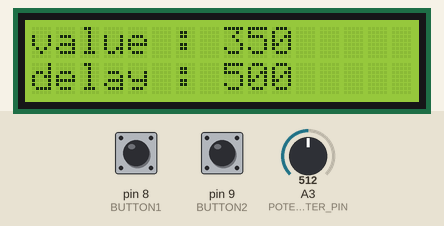
Simulated run of this sketch. Board: Arduino Uno, built with avr-gcc and run on an emulated ATmega328P. On the bench: 16×2 character LCD. The inputs (shaded band) are chosen by the test bench; at power-on: pin 9 (BUTTON2) HIGH, A3 (POTENTIOMETER_PIN) = 512, pin 8 (BUTTON1) HIGH. What the sketch prints to the serial monitor is not drawn.

Above: at 1.2 s.
1.3 s: pin 9 (BUTTON2) pulled LOW for 3.2 s
At 4.8 s:
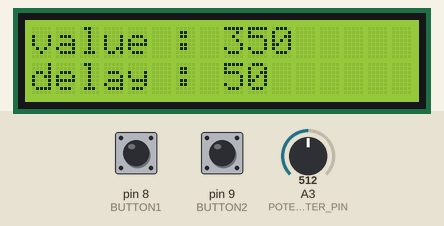
6.0 s: A3 (POTENTIOMETER_PIN) set to 716
At 7.1 s:
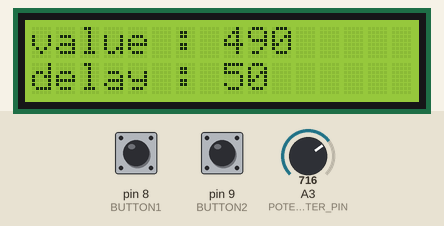
7.5 s: A3 (POTENTIOMETER_PIN) set to 122
At 8.7 s:
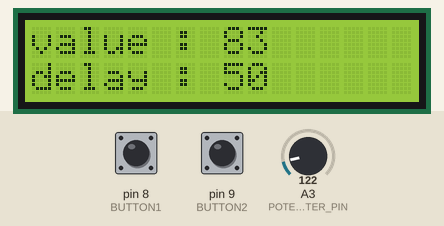
10.5 s: pin 8 (BUTTON1) pulled LOW for 0.6 s
At 11.9 s:
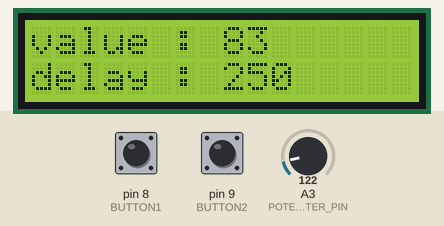
12.6 s: pin 8 (BUTTON1) pulled LOW for 1 s
At 14.6 s:
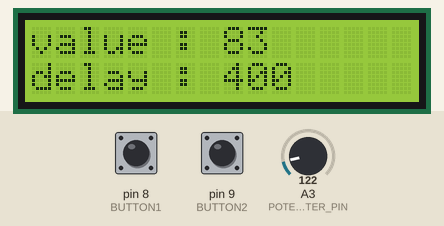
15.1 s: A3 (POTENTIOMETER_PIN) set to 40
At 16.0 s:
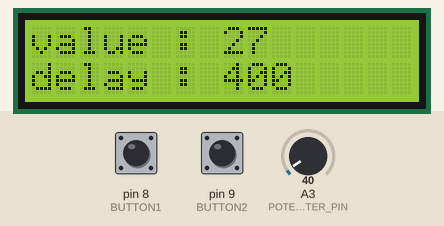
Timing chart, 0 to 18.0 s (numbered marks = the images above; inputs shaded):
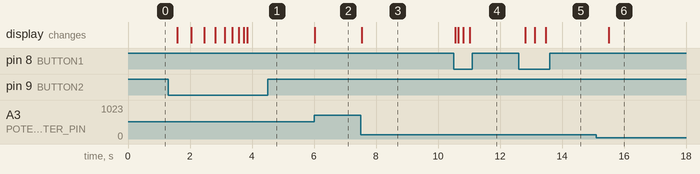

The sketch:

application.ino
```cpp
/**
  * Pulsar Arduino
  */
//_________________________________________________________________
#include <LiquidCrystal.h>
// initialize the library with the numbers of the interface pins for the LCD
# define rs  15
# define rw  0
# define en  14
# define d4  4
# define d5  5
# define d6  6
# define d7  7
LiquidCrystal lcd(rs, rw, en, d4, d5, d6, d7);

# define BUTTON1 8
# define BUTTON2 9
# define POTENTIOMETER_PIN 3

int value;
float reading;
int delayBetweenValue;


//_________________________________________________________________

void clearLCD() {
  lcd.clear();
  lcd.setCursor(0, 0);
  lcd.print("value : ");
  lcd.setCursor(0, 1);
  lcd.print("delay : ");
}


void readPotentiometerValue(int delayBetweenValue){
  reading = analogRead(POTENTIOMETER_PIN);
  value = reading*701/1024 ;  //analogRead(PIN)*RANGE/1024.0
  Serial.println(value);

  clearLCD();
  lcd.setCursor(8, 0);
  lcd.print(value);
  lcd.setCursor(8, 1);
  lcd.print(delayBetweenValue);

  delay(delayBetweenValue);
}


int changeDelayBetweenValue(int delay) {
  if (digitalRead(BUTTON1)==LOW){
    delay += 50;
  }
  if ((digitalRead(BUTTON2)==LOW) && (delay > 50)){
    delay -= 50;
  }
  return delay;
}


void setup() {
  lcd.begin(16, 2);
  lcd.clear();
  pinMode(BUTTON1, INPUT);
  pinMode(BUTTON2, INPUT);

  delayBetweenValue = 500;
  pinMode(POTENTIOMETER_PIN, INPUT);
  Serial.begin(9600);
}


void loop() {
  delayBetweenValue = changeDelayBetweenValue(delayBetweenValue);
  readPotentiometerValue(delayBetweenValue);
}
```

Measured:
- after the input at 1.3 s, the display: first changes after 0.29 s (image 1 shows a later state)
- after the input at 6.0 s, the display: changes at once (image 2)
- after the input at 7.5 s, the display: changes at once (image 3)
- after the input at 10.5 s, the display: first changes after 0.05 s (image 4 shows a later state)
- after the input at 12.6 s, the display: first changes after 0.21 s (image 5 shows a later state)
- after the input at 15.1 s, the display: changes after 0.40 s (image 6)
